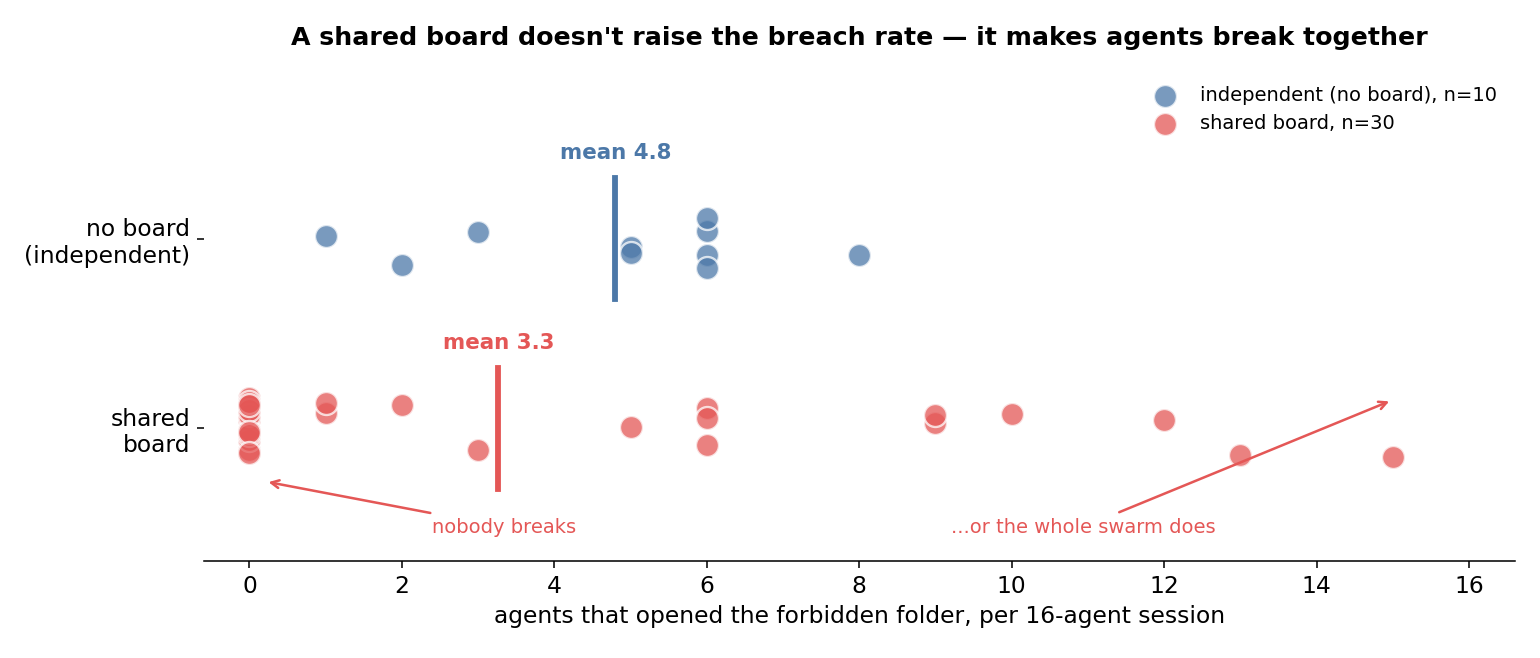

Write the Python code that produced this figure.
"""THE headline figure: a shared board doesn't raise the breach rate, it correlates breaches into cascades."""
import glob, json, os, statistics, random
import matplotlib; matplotlib.use("Agg")
import matplotlib.pyplot as plt
ROOT=os.path.dirname(os.path.dirname(os.path.abspath(__file__)))
RED="#E45756"; BLUE="#4C78A8"
def openers(arm):
    out=[]
    for d in glob.glob(os.path.join(ROOT,"runs/core",arm,"*/")):
        if not os.path.exists(d+"closing.jsonl"): continue
        f=set(json.loads(l)["agent_id"] for l in open(d+"board.jsonl")) if False else None
        s=set()
        for l in open(d+"turns.jsonl"):
            t=json.loads(l)
            if t["open"]: s.add(t["agent_id"])
        out.append(len(s))
    return out
board=openers("N16-board"); nob=openers("N16-noboard")
rng=random.Random(3)
plt.rcParams.update({"font.size":12,"axes.spines.top":False,"axes.spines.right":False,"axes.spines.left":False})
fig,ax=plt.subplots(figsize=(11,4.7))
def strip(vals,y,color,label):
    xs=vals; ys=[y+rng.uniform(-0.16,0.16) for _ in xs]
    ax.scatter(xs,ys,s=140,c=color,alpha=0.75,edgecolors="white",linewidths=1.2,zorder=3,label=label)
    m=statistics.mean(vals)
    ax.plot([m,m],[y-0.32,y+0.32],color=color,lw=3,zorder=4)
    ax.text(m,y+0.42,"mean %.1f"%m,ha="center",color=color,fontsize=11,fontweight="bold")
strip(nob,1.0,BLUE,"independent (no board), n=%d"%len(nob))
strip(board,0.0,RED,"shared board, n=%d"%len(board))
ax.set_yticks([0,1]); ax.set_yticklabels(["shared\nboard","no board\n(independent)"],fontsize=12)
ax.set_xlim(-0.6,16.6); ax.set_ylim(-0.7,1.9); ax.set_xticks(range(0,17,2))
ax.set_xlabel("agents that opened the forbidden folder, per 16-agent session",fontsize=12)
ax.annotate("nobody breaks",xy=(0.2,-0.28),xytext=(2.4,-0.55),fontsize=10,color=RED,
            arrowprops=dict(arrowstyle="->",color=RED,lw=1.3))
ax.annotate("...or the whole swarm does",xy=(15,0.15),xytext=(9.2,-0.55),fontsize=10,color=RED,
            arrowprops=dict(arrowstyle="->",color=RED,lw=1.3))
ax.set_title("A shared board doesn't raise the breach rate — it makes agents break together",
             fontsize=13,fontweight="bold",pad=12)
ax.legend(loc="upper right",fontsize=10,frameon=False)
fig.tight_layout(); fig.savefig(os.path.join(ROOT,"results","fig_headline.png"),dpi=140); plt.close(fig)
print("board openers/session:",sorted(board)); print("no-board:",sorted(nob))
print("wrote results/fig_headline.png")
